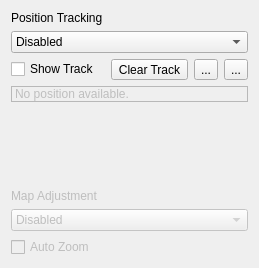
<?xml version="1.0" encoding="UTF-8"?>
<ui version="4.0">
 <class>CurrentLocationWidget</class>
 <widget class="QWidget" name="CurrentLocationWidget">
  <property name="geometry">
   <rect>
    <x>0</x>
    <y>0</y>
    <width>259</width>
    <height>268</height>
   </rect>
  </property>
  <property name="windowTitle">
   <string>Current Location</string>
  </property>
  <layout class="QVBoxLayout" name="verticalLayout">
   <item>
    <widget class="QLabel" name="projectionLabel_3">
     <property name="sizePolicy">
      <sizepolicy hsizetype="Preferred" vsizetype="Fixed">
       <horstretch>0</horstretch>
       <verstretch>0</verstretch>
      </sizepolicy>
     </property>
     <property name="text">
      <string>Position Tracking</string>
     </property>
     <property name="buddy">
      <cstring>positionTrackingComboBox</cstring>
     </property>
    </widget>
   </item>
   <item>
    <widget class="QComboBox" name="positionTrackingComboBox">
     <item>
      <property name="text">
       <string>Disabled</string>
      </property>
     </item>
    </widget>
   </item>
   <item>
    <layout class="QHBoxLayout" name="horizontalLayout">
     <item>
      <widget class="QCheckBox" name="showTrackCheckBox">
       <property name="sizePolicy">
        <sizepolicy hsizetype="Expanding" vsizetype="Fixed">
         <horstretch>0</horstretch>
         <verstretch>0</verstretch>
        </sizepolicy>
       </property>
       <property name="text">
        <string>Show Track</string>
       </property>
      </widget>
     </item>
     <item>
      <widget class="QToolButton" name="clearTrackButton">
       <property name="sizePolicy">
        <sizepolicy hsizetype="Preferred" vsizetype="Fixed">
         <horstretch>0</horstretch>
         <verstretch>0</verstretch>
        </sizepolicy>
       </property>
       <property name="text">
        <string>Clear Track</string>
       </property>
       <property name="icon">
        <iconset resource="../marble.qrc">
         <normaloff>:/icons/16x16/edit-clear-list.png</normaloff>:/icons/16x16/edit-clear-list.png</iconset>
       </property>
       <property name="toolButtonStyle">
        <enum>Qt::ToolButtonTextBesideIcon</enum>
       </property>
      </widget>
     </item>
     <item>
      <widget class="QToolButton" name="openTrackButton">
       <property name="text">
        <string>...</string>
       </property>
       <property name="icon">
        <iconset resource="../marble.qrc">
         <normaloff>:/icons/16x16/document-open.png</normaloff>:/icons/16x16/document-open.png</iconset>
       </property>
      </widget>
     </item>
     <item>
      <widget class="QToolButton" name="saveTrackButton">
       <property name="text">
        <string>...</string>
       </property>
       <property name="icon">
        <iconset resource="../marble.qrc">
         <normaloff>:/icons/16x16/document-save.png</normaloff>:/icons/16x16/document-save.png</iconset>
       </property>
      </widget>
     </item>
    </layout>
   </item>
   <item>
    <widget class="QLabel" name="locationLabel">
     <property name="enabled">
      <bool>false</bool>
     </property>
     <property name="autoFillBackground">
      <bool>false</bool>
     </property>
     <property name="frameShape">
      <enum>QFrame::StyledPanel</enum>
     </property>
     <property name="frameShadow">
      <enum>QFrame::Sunken</enum>
     </property>
     <property name="text">
      <string>No position available.</string>
     </property>
     <property name="textFormat">
      <enum>Qt::RichText</enum>
     </property>
     <property name="wordWrap">
      <bool>true</bool>
     </property>
    </widget>
   </item>
   <item>
    <spacer name="verticalSpacer">
     <property name="orientation">
      <enum>Qt::Vertical</enum>
     </property>
     <property name="sizeHint" stdset="0">
      <size>
       <width>20</width>
       <height>40</height>
      </size>
     </property>
    </spacer>
   </item>
   <item>
    <widget class="QLabel" name="recenterLabel">
     <property name="enabled">
      <bool>false</bool>
     </property>
     <property name="sizePolicy">
      <sizepolicy hsizetype="Preferred" vsizetype="Fixed">
       <horstretch>0</horstretch>
       <verstretch>0</verstretch>
      </sizepolicy>
     </property>
     <property name="toolTip">
      <string comment="Select the method to use to recenter your GPS location on map.">Select the method to use to re-center your GPS location on map.</string>
     </property>
     <property name="text">
      <string>Map Adjustment</string>
     </property>
    </widget>
   </item>
   <item>
    <widget class="QComboBox" name="recenterComboBox">
     <property name="enabled">
      <bool>false</bool>
     </property>
     <item>
      <property name="text">
       <string comment="Disable Auto Recenter">Disabled</string>
      </property>
     </item>
     <item>
      <property name="text">
       <string comment="Always keep gps location at the center of the map">Keep at Center</string>
      </property>
     </item>
     <item>
      <property name="text">
       <string comment="Auto center when required">When required</string>
      </property>
     </item>
    </widget>
   </item>
   <item>
    <widget class="QCheckBox" name="autoZoomCheckBox">
     <property name="enabled">
      <bool>false</bool>
     </property>
     <property name="toolTip">
      <string comment="Auto Zoom to appropriate zoom level">Auto Zoom to appropriate zoom level</string>
     </property>
     <property name="text">
      <string>Auto Zoom</string>
     </property>
    </widget>
   </item>
  </layout>
 </widget>
 <resources>
  <include location="../marble.qrc"/>
 </resources>
 <connections/>
</ui>
